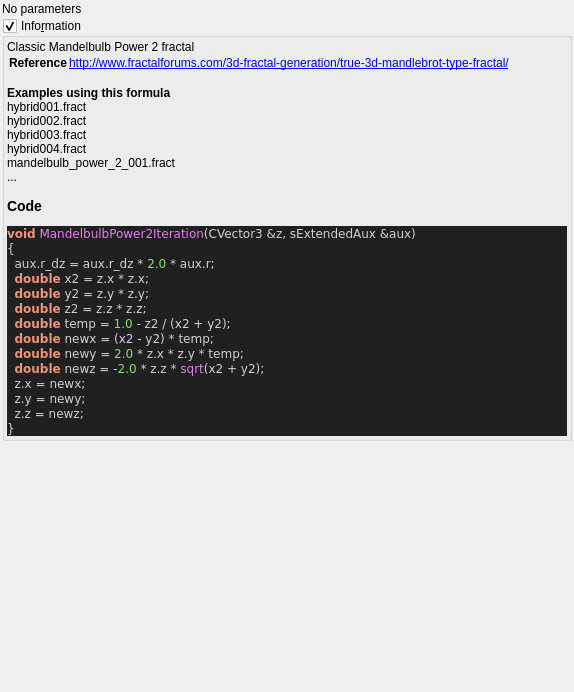
<?xml version="1.0" encoding="UTF-8"?>
<ui version="4.0">
 <class>mandelbulb_power2</class>
 <widget class="QWidget" name="Form">
  <property name="geometry">
   <rect>
    <x>0</x>
    <y>0</y>
    <width>574</width>
    <height>692</height>
   </rect>
  </property>
  <property name="windowTitle">
   <string notr="true">mandelbulb_power2</string>
  </property>
  <layout class="QVBoxLayout" name="verticalLayout">
   <property name="spacing">
    <number>2</number>
   </property>
   <property name="leftMargin">
    <number>2</number>
   </property>
   <property name="topMargin">
    <number>2</number>
   </property>
   <property name="rightMargin">
    <number>2</number>
   </property>
   <property name="bottomMargin">
    <number>2</number>
   </property>
   <item>
    <widget class="QLabel" name="label">
     <property name="text">
      <string>No parameters</string>
     </property>
    </widget>
   </item>
   <item>
    <widget class="MyGroupBox" name="groupCheck_info">
     <property name="title">
      <string>Info&amp;rmation</string>
     </property>
     <property name="flat">
      <bool>false</bool>
     </property>
     <property name="checkable">
      <bool>true</bool>
     </property>
     <layout class="QVBoxLayout" name="verticalLayout_2">
      <property name="spacing">
       <number>2</number>
      </property>
      <property name="leftMargin">
       <number>2</number>
      </property>
      <property name="topMargin">
       <number>2</number>
      </property>
      <property name="rightMargin">
       <number>2</number>
      </property>
      <property name="bottomMargin">
       <number>2</number>
      </property>
      <item>
       <widget class="QLabel" name="label_code_content">
        <property name="text">
         <string notr="true">&lt;p&gt;Classic Mandelbulb Power 2 fractal&lt;/p&gt;&lt;table&gt;
&lt;tr&gt;&lt;th&gt;Reference&lt;/th&gt;&lt;td&gt;&lt;a href=&quot;http://www.fractalforums.com/3d-fractal-generation/true-3d-mandlebrot-type-fractal/&quot;&gt;http://www.fractalforums.com/3d-fractal-generation/true-3d-mandlebrot-type-fractal/&lt;br&gt;
&lt;/td&gt;&lt;/tr&gt;
&lt;/table&gt;
&lt;br&gt;&lt;b&gt;Examples using this formula&lt;/b&gt;&lt;br&gt;hybrid001.fract&lt;br&gt;hybrid002.fract&lt;br&gt;hybrid003.fract&lt;br&gt;hybrid004.fract&lt;br&gt;mandelbulb_power_2_001.fract&lt;br&gt;...&lt;h3&gt;Code&lt;/h3&gt;
&lt;body style=&quot;background-color:#202020&quot;&gt;
&lt;pre style=&quot;color:#d0d0d0; background-color:#202020;  font-family:'Courier New',monospace;&quot;&gt;&lt;span style=&quot;color:#f09479; font-weight:bold&quot;&gt;void&lt;/span&gt; &lt;span style=&quot;color:#e47eed&quot;&gt;MandelbulbPower2Iteration&lt;/span&gt;&lt;span style=&quot;color:#d0d0d0&quot;&gt;(&lt;/span&gt;CVector3 &lt;span style=&quot;color:#d0d0d0&quot;&gt;&amp;amp;&lt;/span&gt;z&lt;span style=&quot;color:#d0d0d0&quot;&gt;,&lt;/span&gt; sExtendedAux &lt;span style=&quot;color:#d0d0d0&quot;&gt;&amp;amp;&lt;/span&gt;aux&lt;span style=&quot;color:#d0d0d0&quot;&gt;)&lt;/span&gt;
&lt;span style=&quot;color:#d0d0d0&quot;&gt;{&lt;/span&gt;
  aux&lt;span style=&quot;color:#d0d0d0&quot;&gt;.&lt;/span&gt;r_dz &lt;span style=&quot;color:#d0d0d0&quot;&gt;=&lt;/span&gt; aux&lt;span style=&quot;color:#d0d0d0&quot;&gt;.&lt;/span&gt;r_dz &lt;span style=&quot;color:#d0d0d0&quot;&gt;*&lt;/span&gt; &lt;span style=&quot;color:#87df71&quot;&gt;2.0&lt;/span&gt; &lt;span style=&quot;color:#d0d0d0&quot;&gt;*&lt;/span&gt; aux&lt;span style=&quot;color:#d0d0d0&quot;&gt;.&lt;/span&gt;r&lt;span style=&quot;color:#d0d0d0&quot;&gt;;&lt;/span&gt;
  &lt;span style=&quot;color:#f09479; font-weight:bold&quot;&gt;double&lt;/span&gt; x2 &lt;span style=&quot;color:#d0d0d0&quot;&gt;=&lt;/span&gt; z&lt;span style=&quot;color:#d0d0d0&quot;&gt;.&lt;/span&gt;x &lt;span style=&quot;color:#d0d0d0&quot;&gt;*&lt;/span&gt; z&lt;span style=&quot;color:#d0d0d0&quot;&gt;.&lt;/span&gt;x&lt;span style=&quot;color:#d0d0d0&quot;&gt;;&lt;/span&gt;
  &lt;span style=&quot;color:#f09479; font-weight:bold&quot;&gt;double&lt;/span&gt; y2 &lt;span style=&quot;color:#d0d0d0&quot;&gt;=&lt;/span&gt; z&lt;span style=&quot;color:#d0d0d0&quot;&gt;.&lt;/span&gt;y &lt;span style=&quot;color:#d0d0d0&quot;&gt;*&lt;/span&gt; z&lt;span style=&quot;color:#d0d0d0&quot;&gt;.&lt;/span&gt;y&lt;span style=&quot;color:#d0d0d0&quot;&gt;;&lt;/span&gt;
  &lt;span style=&quot;color:#f09479; font-weight:bold&quot;&gt;double&lt;/span&gt; z2 &lt;span style=&quot;color:#d0d0d0&quot;&gt;=&lt;/span&gt; z&lt;span style=&quot;color:#d0d0d0&quot;&gt;.&lt;/span&gt;z &lt;span style=&quot;color:#d0d0d0&quot;&gt;*&lt;/span&gt; z&lt;span style=&quot;color:#d0d0d0&quot;&gt;.&lt;/span&gt;z&lt;span style=&quot;color:#d0d0d0&quot;&gt;;&lt;/span&gt;
  &lt;span style=&quot;color:#f09479; font-weight:bold&quot;&gt;double&lt;/span&gt; temp &lt;span style=&quot;color:#d0d0d0&quot;&gt;=&lt;/span&gt; &lt;span style=&quot;color:#87df71&quot;&gt;1.0&lt;/span&gt; &lt;span style=&quot;color:#d0d0d0&quot;&gt;-&lt;/span&gt; z2 &lt;span style=&quot;color:#d0d0d0&quot;&gt;/ (&lt;/span&gt;x2 &lt;span style=&quot;color:#d0d0d0&quot;&gt;+&lt;/span&gt; y2&lt;span style=&quot;color:#d0d0d0&quot;&gt;);&lt;/span&gt;
  &lt;span style=&quot;color:#f09479; font-weight:bold&quot;&gt;double&lt;/span&gt; newx &lt;span style=&quot;color:#d0d0d0&quot;&gt;= (&lt;/span&gt;x2 &lt;span style=&quot;color:#d0d0d0&quot;&gt;-&lt;/span&gt; y2&lt;span style=&quot;color:#d0d0d0&quot;&gt;) *&lt;/span&gt; temp&lt;span style=&quot;color:#d0d0d0&quot;&gt;;&lt;/span&gt;
  &lt;span style=&quot;color:#f09479; font-weight:bold&quot;&gt;double&lt;/span&gt; newy &lt;span style=&quot;color:#d0d0d0&quot;&gt;=&lt;/span&gt; &lt;span style=&quot;color:#87df71&quot;&gt;2.0&lt;/span&gt; &lt;span style=&quot;color:#d0d0d0&quot;&gt;*&lt;/span&gt; z&lt;span style=&quot;color:#d0d0d0&quot;&gt;.&lt;/span&gt;x &lt;span style=&quot;color:#d0d0d0&quot;&gt;*&lt;/span&gt; z&lt;span style=&quot;color:#d0d0d0&quot;&gt;.&lt;/span&gt;y &lt;span style=&quot;color:#d0d0d0&quot;&gt;*&lt;/span&gt; temp&lt;span style=&quot;color:#d0d0d0&quot;&gt;;&lt;/span&gt;
  &lt;span style=&quot;color:#f09479; font-weight:bold&quot;&gt;double&lt;/span&gt; newz &lt;span style=&quot;color:#d0d0d0&quot;&gt;= -&lt;/span&gt;&lt;span style=&quot;color:#87df71&quot;&gt;2.0&lt;/span&gt; &lt;span style=&quot;color:#d0d0d0&quot;&gt;*&lt;/span&gt; z&lt;span style=&quot;color:#d0d0d0&quot;&gt;.&lt;/span&gt;z &lt;span style=&quot;color:#d0d0d0&quot;&gt;*&lt;/span&gt; &lt;span style=&quot;color:#e47eed&quot;&gt;sqrt&lt;/span&gt;&lt;span style=&quot;color:#d0d0d0&quot;&gt;(&lt;/span&gt;x2 &lt;span style=&quot;color:#d0d0d0&quot;&gt;+&lt;/span&gt; y2&lt;span style=&quot;color:#d0d0d0&quot;&gt;);&lt;/span&gt;
  z&lt;span style=&quot;color:#d0d0d0&quot;&gt;.&lt;/span&gt;x &lt;span style=&quot;color:#d0d0d0&quot;&gt;=&lt;/span&gt; newx&lt;span style=&quot;color:#d0d0d0&quot;&gt;;&lt;/span&gt;
  z&lt;span style=&quot;color:#d0d0d0&quot;&gt;.&lt;/span&gt;y &lt;span style=&quot;color:#d0d0d0&quot;&gt;=&lt;/span&gt; newy&lt;span style=&quot;color:#d0d0d0&quot;&gt;;&lt;/span&gt;
  z&lt;span style=&quot;color:#d0d0d0&quot;&gt;.&lt;/span&gt;z &lt;span style=&quot;color:#d0d0d0&quot;&gt;=&lt;/span&gt; newz&lt;span style=&quot;color:#d0d0d0&quot;&gt;;&lt;/span&gt;
&lt;span style=&quot;color:#d0d0d0&quot;&gt;}&lt;/span&gt;
&lt;/pre&gt;
&lt;/body&gt;</string>
        </property>
        <property name="wordWrap">
         <bool>true</bool>
        </property>
        <property name="openExternalLinks">
         <bool>true</bool>
        </property>
        <property name="textInteractionFlags">
         <set>Qt::LinksAccessibleByMouse|Qt::TextSelectableByMouse</set>
        </property>
       </widget>
      </item>
     </layout>
    </widget>
   </item>
   <item>
    <spacer name="verticalSpacer">
     <property name="orientation">
      <enum>Qt::Vertical</enum>
     </property>
     <property name="sizeHint" stdset="0">
      <size>
       <width>20</width>
       <height>40</height>
      </size>
     </property>
    </spacer>
   </item>
  </layout>
 </widget>
 <customwidgets>
  <customwidget>
   <class>MyGroupBox</class>
   <extends>QGroupBox</extends>
   <header>my_group_box.h</header>
   <container>1</container>
  </customwidget>
 </customwidgets>
 <tabstops>
  <tabstop>groupCheck_info</tabstop>
 </tabstops>
 <resources/>
 <connections/>
</ui>
